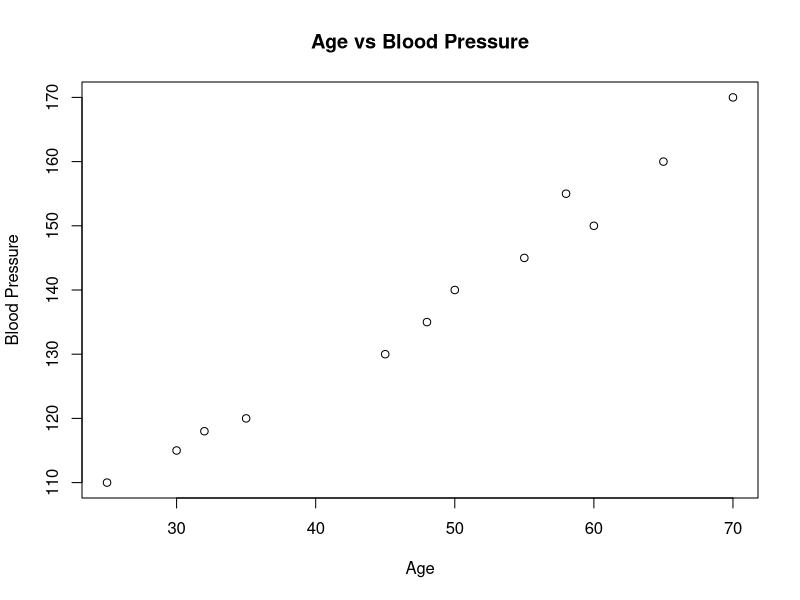

Source code (R):
# ==========================================
# HOSPITAL PATIENT ANALYSIS
# ==========================================

patients <- data.frame(

  Patient_ID = paste0("P", 101:112),

  Age = c(
    25, 35, 45, 50,
    60, 65, 30, 55,
    48, 70, 32, 58
  ),

  BP = c(
    110, 120, 130, 140,
    150, 160, 115, 145,
    135, 170, 118, 155
  ),

  Sugar = c(
    90, 100, 120, 140,
    180, 200, 95, 160,
    135, 210, 105, 175
  )
)

print(patients)


# Average age
cat(
  "Average Age:",
  mean(patients$Age),
  "\n"
)


# Average BP
cat(
  "Average Blood Pressure:",
  mean(patients$BP),
  "\n"
)


# Average sugar
cat(
  "Average Sugar:",
  mean(patients$Sugar),
  "\n"
)


# Create risk classification
patients$Risk <- ifelse(
  patients$BP >= 140 |
  patients$Sugar >= 160,
  "High",
  "Low"
)


cat("\nPatient Risk:\n")

print(patients)


# High-risk patients
high_risk <- patients[
  patients$Risk == "High",
]

cat("\nHigh Risk Patients:\n")

print(high_risk)


# Number of high-risk patients
high_risk_count <- sum(
  patients$Risk == "High"
)

cat(
  "\nHigh Risk Patient Count:",
  high_risk_count,
  "\n"
)


# Correlation
age_bp <- cor(
  patients$Age,
  patients$BP
)

sugar_bp <- cor(
  patients$Sugar,
  patients$BP
)

cat(
  "\nAge-BP Correlation:",
  age_bp,
  "\n"
)

cat(
  "Sugar-BP Correlation:",
  sugar_bp,
  "\n"
)


# Visualization
plot(
  patients$Age,
  patients$BP,
  main = "Age vs Blood Pressure",
  xlab = "Age",
  ylab = "Blood Pressure"
)
